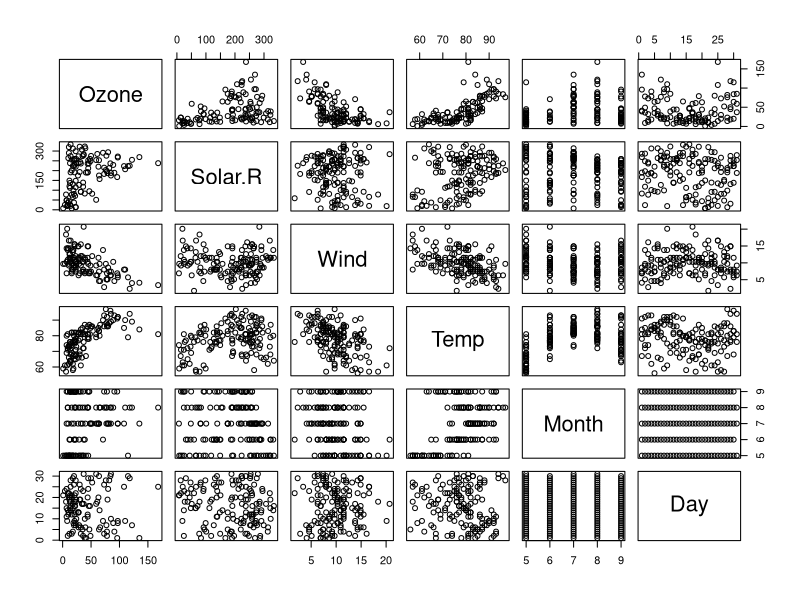
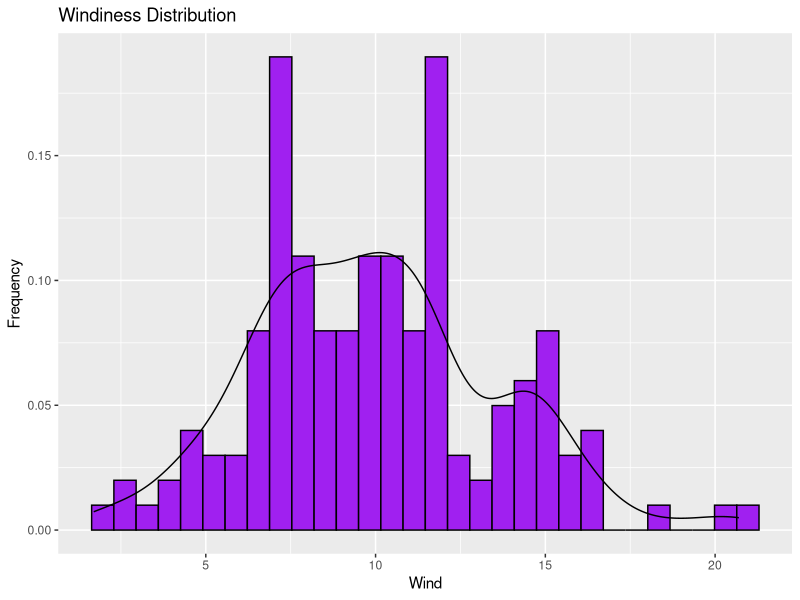
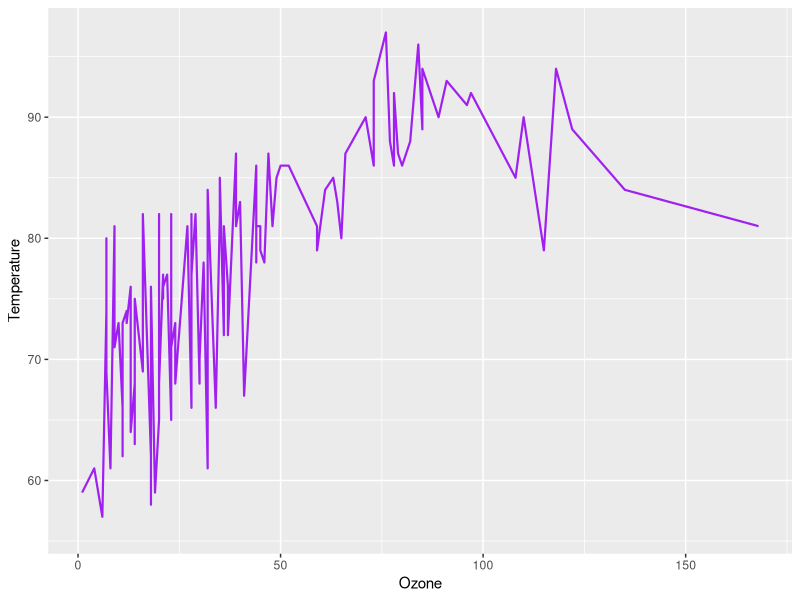

The R script that drew these images, in order:
## ---- chunk 1
Amat = matrix(c(2,-1,3,4,3,2,-5,5,1,4,2,3), nrow = 3, byrow = T)
print(Amat)
coeff = Amat[,1:3]
const = Amat[,4]
solve(coeff,const)
## ---- chunk 2
library(pracma)
rref(Amat)
## ---- chunk 3
x1 = runif(1000,0,1)
m1 = mean(x1)
print(m1)

x2 = runif(100000,0,1)
m2 = mean(x2)
print(m2)

x3 = runif(500000,0,1)
m3 = mean(x3)
print(m3)
## ---- chunk 4
d1 = m1-0.5
d1 = abs(d1)
print(d1)
## ---- chunk 5
d2 = m2-0.5
d2 = abs(d2)
print(d2)
## ---- chunk 6
d3 = m3-0.5
d3 = abs(d3)
print(d3)
## ---- chunk 7
library(datasets)
data(airquality)
summary(airquality)
## ---- chunk 8
pairs(airquality)
## ---- chunk 9
library(ggplot2)
ggplot(airquality, aes( x = Wind)) + 
  geom_histogram(aes(y = after_stat(density)), bins = 30, fill = "purple", colour = "black") +
  geom_density() +
  ggtitle("Windiness Distribution") + 
  labs(x = "Wind", y = "Frequency")
## ---- chunk 10
ggplot(airquality, aes(x = Ozone, y = Temp)) + 
  geom_line(colour = "purple", linewidth = 0.75,) +
  labs( x = "Ozone", y = "Temperature")
